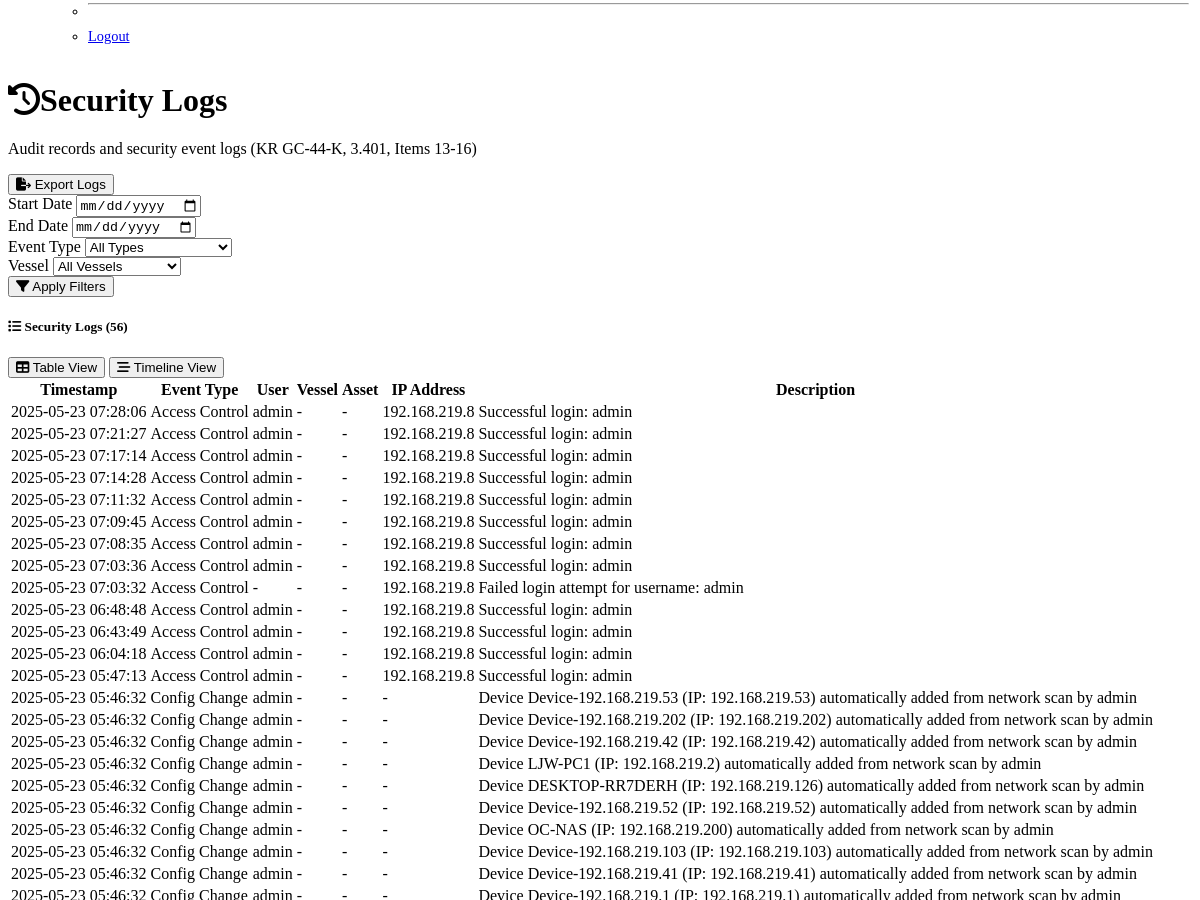
Before: /logs (signed in, middle part) with the older database file.
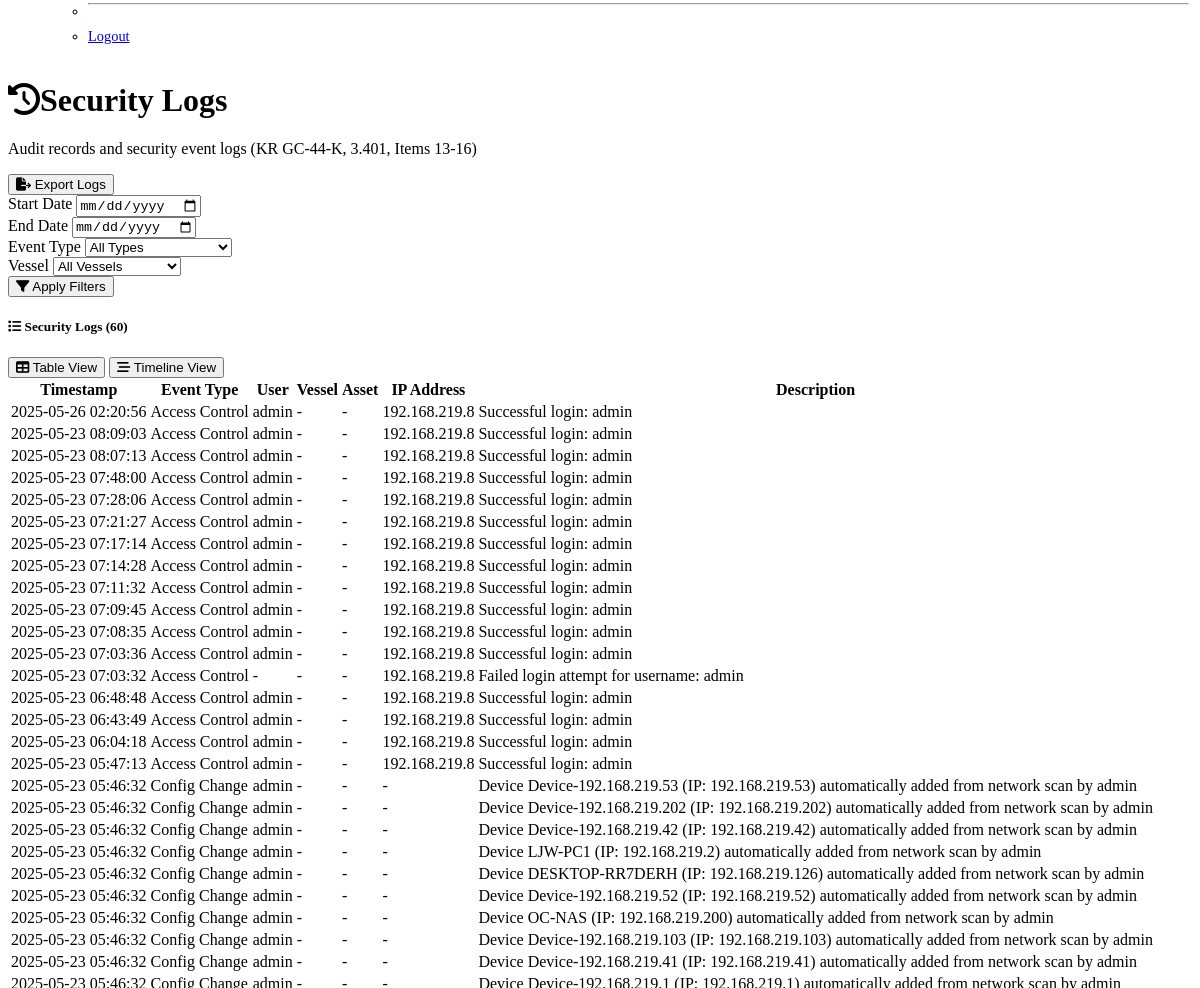
After: the same page with the newer database file.
### models.py (models this page shows, shortened)
class SecurityLog(db.Model):
    id = db.Column(db.Integer, primary_key=True)
    timestamp = db.Column(db.DateTime, default=datetime.datetime.utcnow, index=True)
    event_type = db.Column(db.Enum(EventType), nullable=False)
    user_id = db.Column(db.Integer, db.ForeignKey('user.id'), nullable=True)
    vessel_id = db.Column(db.Integer, db.ForeignKey('vessel.id'), nullable=True)
    cbs_id = db.Column(db.Integer, db.ForeignKey('cbs_asset.id'), nullable=True)
    ip_address = db.Column(db.String(45))  # IPv4 or IPv6
    description = db.Column(db.Text, nullable=False)
    data = db.Column(db.Text)  # JSON data for additional context
    user = db.relationship('User')
    vessel = db.relationship('Vessel')
    cbs_asset = db.relationship('CBSAsset')

class User(UserMixin, db.Model):
    id = db.Column(db.Integer, primary_key=True)
    username = db.Column(db.String(64), unique=True, nullable=False)
    email = db.Column(db.String(120), unique=True, nullable=False)
    password_hash = db.Column(db.String(256), nullable=False)
    role = db.Column(db.Enum(UserRole), nullable=False, default=UserRole.READ_ONLY)
    active = db.Column(db.Boolean, default=True, nullable=False)
    @property
    def is_active(self):
        return self.active
    mfa_enabled = db.Column(db.Boolean, default=False, nullable=False)  # For multi-factor authentication
    last_login = db.Column(db.DateTime)
    created_at = db.Column(db.DateTime, default=datetime.datetime.utcnow)
    updated_at = db.Column(db.DateTime, default=datetime.datetime.utcnow, onupdate=datetime.datetime.utcnow)

### routes.py (the view)
@app.route('/logs')
@login_required
@role_required([UserRole.ADMINISTRATOR, UserRole.OPERATOR])
def logs():
    start_date = request.args.get('start_date')
    end_date = request.args.get('end_date')
    event_type = request.args.get('event_type', 'all')
    vessel_id = request.args.get('vessel_id', type=int)
    query = SecurityLog.query
    if start_date:
        start = datetime.datetime.strptime(start_date, '%Y-%m-%d')
        query = query.filter(SecurityLog.timestamp >= start)
    if end_date:
        end = datetime.datetime.strptime(end_date, '%Y-%m-%d') + datetime.timedelta(days=1)
        query = query.filter(SecurityLog.timestamp < end)
    if event_type != 'all':
        query = query.filter_by(event_type=event_type)
    if vessel_id:
        query = query.filter_by(vessel_id=vessel_id)
    logs = query.order_by(desc(SecurityLog.timestamp)).all()
    vessels = Vessel.query.all()
    return render_template('logs.html',
                          logs=logs,
                          vessels=vessels,
                          event_type_filter=event_type,
                          vessel_filter=vessel_id,
                          start_date=start_date,
                          end_date=end_date)

### app.py (called while the page is built)
@login_manager.user_loader
def load_user(user_id):
    return models.User.query.get(int(user_id))

@app.before_request
def before_request():
    if 'lang' in request.args:
        session['lang'] = request.args.get('lang')
    if 'lang' not in session:
        session['lang'] = 'en'

### utils.py (called while the page is built)
def role_required(roles):
    def decorator(f):
        @wraps(f)
        def decorated_function(*args, **kwargs):
            if not current_user.is_authenticated:
                return redirect(url_for('auth.login'))
            if current_user.role not in roles:
                flash('You do not have permission to access this page.', 'danger')
                return redirect(url_for('dashboard'))
            return f(*args, **kwargs)
        return decorated_function
    return decorator

### templates/logs.html (shortened to what the changed rows need)
{% extends "layout.html" %}
{% block content %}
<div class="container-fluid">
    <div class="row mb-4">
        <div class="col">
            <h1 class="h2 mb-0"><i class="fas fa-history me-2"></i>Security Logs</h1>
        </div>
    </div>
    <div class="card">
        <div class="card-header d-flex justify-content-between align-items-center">
            <h5 class="mb-0">
                <i class="fas fa-list me-2"></i>
                {% if logs %}Security Logs ({{ logs|length }}){% else %}Security Logs{% endif %}
            </h5>
            <div class="btn-group btn-group-sm">
                <button type="button" class="btn btn-outline-secondary active" id="view-table">
                </button>
                <button type="button" class="btn btn-outline-secondary" id="view-timeline">
                </button>
            </div>
        </div>
        <div class="card-body">
            <div id="table-view">
                {% if logs %}
                <div class="table-responsive">
                    <table class="table table-hover table-striped">
                        <thead>
                            <tr>
                                <th>Timestamp</th>
                                <th>Event Type</th>
                                <th>User</th>
                                <th>Vessel</th>
                                <th>Asset</th>
                                <th>IP Address</th>
                                <th>Description</th>
                            </tr>
                        </thead>
                        <tbody>
                            {% for log in logs %}
                            <tr>
                                <td>{{ log.timestamp.strftime('%Y-%m-%d %H:%M:%S') }}</td>
                                <td>
                                    <span class="badge bg-{{
                                        'danger' if log.event_type.name == 'SECURITY_ALARM' or log.event_type.name == 'MALWARE_DETECTION' else
                                        'warning' if log.event_type.name == 'ACCESS_CONTROL' or log.event_type.name == 'DATA_INTEGRITY' else
                                        'info' if log.event_type.name == 'OS_EVENT' else
                                        'success' if log.event_type.name == 'BACKUP_RECOVERY' else
                                        'primary' if log.event_type.name == 'CONFIG_CHANGE' else
                                        'secondary'
                                    }}">
                                        {{ log.event_type.name|replace('_', ' ')|title }}
                                    </span>
                                </td>
                                <td>{{ log.user.username if log.user else '-' }}</td>
                                <td>{{ log.vessel.name if log.vessel else '-' }}</td>
                                <td>{{ log.cbs_asset.name if log.cbs_asset else '-' }}</td>
                                <td>{{ log.ip_address if log.ip_address else '-' }}</td>
                                <td>{{ log.description }}</td>
                            </tr>
                            {% endfor %}
                        </tbody>
                    </table>
                </div>
                {% else %}
                <div class="alert alert-info mb-0">
                    <i class="fas fa-info-circle me-2"></i>
                    No logs found matching the current filters.
                </div>
                {% endif %}
            </div>
        </div>
    </div>
</div>
{% endblock %}

Changed rows visible on the page:
added SecurityLog: timestamp "2025-05-26 02:20:56", event_type.name "Access Control", user "admin", vessel "-", cbs_asset "-", ip_address "192.168.219.8", description "Successful login: admin"
added SecurityLog: timestamp "2025-05-23 08:09:03", event_type.name "Access Control", user "admin", vessel "-", cbs_asset "-", ip_address "192.168.219.8", description "Successful login: admin"
added SecurityLog: timestamp "2025-05-23 08:07:13", event_type.name "Access Control", user "admin", vessel "-", cbs_asset "-", ip_address "192.168.219.8", description "Successful login: admin"
added SecurityLog: timestamp "2025-05-23 07:48:00", event_type.name "Access Control", user "admin", vessel "-", cbs_asset "-", ip_address "192.168.219.8", description "Successful login: admin"
Other visible differences:
{{ logs|length }}: "56" → "60"
